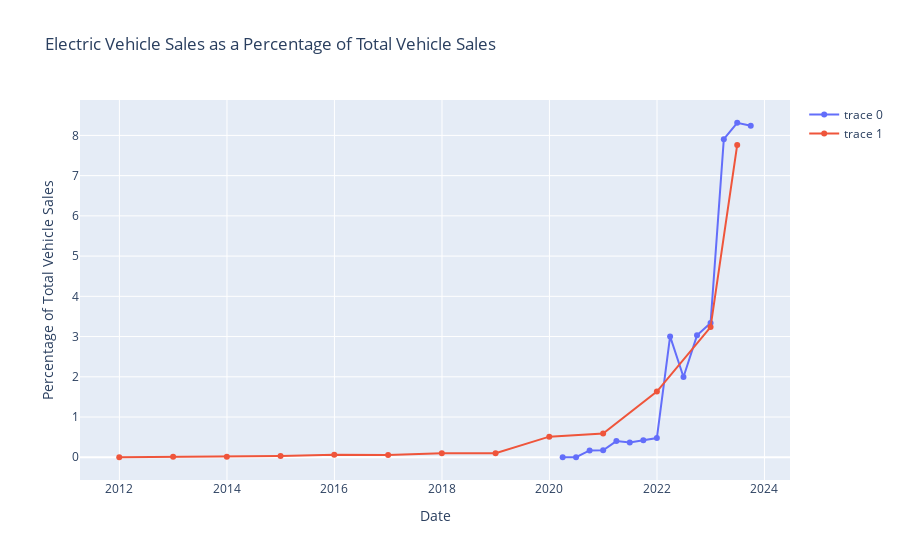

Notebook cell for this chart:
### Code cell
et = evc_df.groupby(['Fuel Type']).sum()
ete = et.loc['Electric'] / et.loc['All'] * 100

# overlay ete on fig plot
fig.add_trace(go.Scatter(x=ete.index, y=ete.values, mode='lines+markers'))
fig.update_layout(title='Electric Vehicle Sales as a Percentage of Total Vehicle Sales',
                  xaxis_title='Date',
                  yaxis_title='Percentage of Total Vehicle Sales')
fig.show()

### Figure 1 — Plotly figure (JSON) as saved in the notebook; plotly's stock layout.template omitted (floating-point values rounded to 4 significant figures)
{"data": [{"mode": "lines+markers", "type": "scatter", "x": ["2020-03-31", "2020-06-30", "2020-09-30", "2020-12-31", "2021-03-31", "2021-06-30", "2021-09-30", "2021-12-31", "2022-03-31", "2022-06-30", "2022-09-30", "2022-12-31", "2023-03-31", "2023-06-30", "2023-09-30"], "y": [0, 0, 0.1703, 0.1752, 0.4014, 0.3677, 0.4244, 0.4763, 3.004, 1.995, 3.031, 3.337, 7.906, 8.315, 8.241]}, {"mode": "lines+markers", "type": "scatter", "x": ["2011-12-31", "2012-12-31", "2013-12-31", "2014-12-31", "2015-12-31", "2016-12-31", "2017-12-31", "2018-12-31", "2019-12-31", "2020-12-31", "2021-12-31", "2022-12-31", "2023-06-30"], "y": [0, 0.01368, 0.01304, 0.03368, 0.06429, 0.05855, 0.1005, 0.09979, 0.512, 0.5895, 1.632, 3.235, 7.764]}], "layout": {"title": {"text": "Electric Vehicle Sales as a Percentage of Total Vehicle Sales"}, "xaxis": {"title": {"text": "Date"}}, "yaxis": {"title": {"text": "Percentage of Total Vehicle Sales"}}}}
